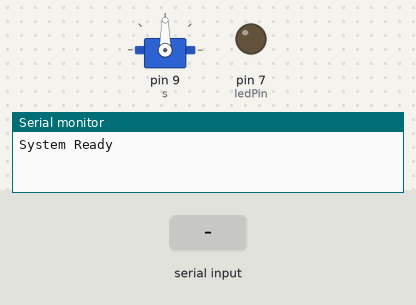
This sketch was run on a simulated Arduino Uno, built with avr-gcc and run on an emulated ATmega328P. On the bench: servo, output pins drawn as LEDs (lit = HIGH), the last lines printed to the serial monitor. The test bench sets the inputs (shaded band).

Above: at 1.2 s.
1.3 s: "1" received over Serial
At 2.4 s:
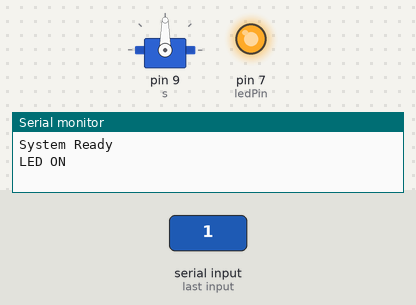
2.8 s: "S" received over Serial
At 3.6 s:
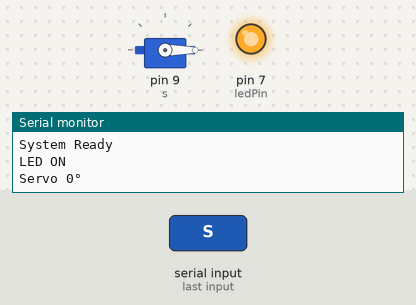
4.3 s: "0" received over Serial
At 4.7 s:
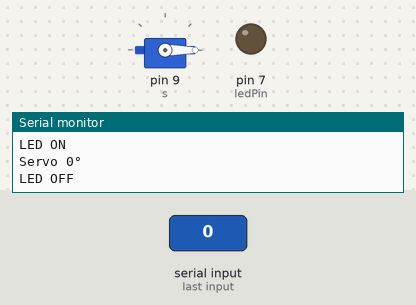
5.8 s: "F" received over Serial
At 7.0 s:
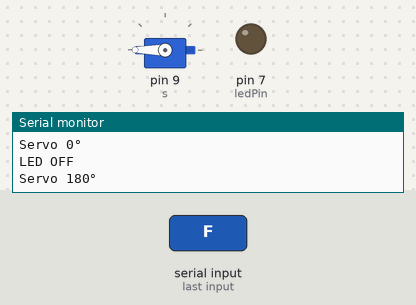
7.3 s: "1" received over Serial
At 8.2 s:
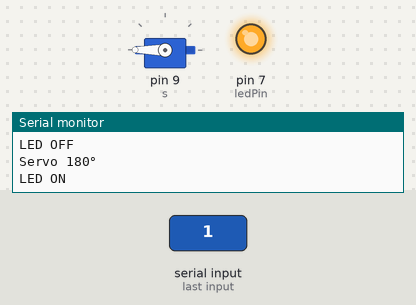
8.8 s: "M" received over Serial
At 9.3 s:
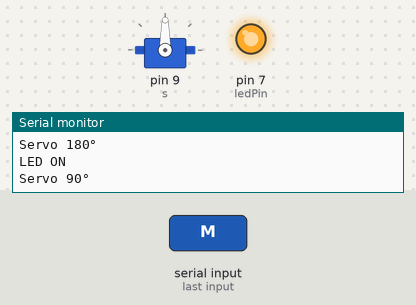
Timing chart, 0 to 11.3 s (numbered marks = the images above; inputs shaded):
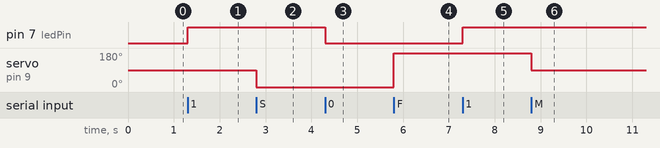

Measured:
- after the input at 1.3 s, pin 7 (ledPin): LOW → HIGH at once
- after the input at 2.8 s, servo on pin 9 (s): 90° → 0° at once
- after the input at 4.3 s, pin 7 (ledPin): HIGH → LOW at once
- after the input at 5.8 s, servo on pin 9 (s): 0° → 180° at once
- after the input at 7.3 s, pin 7 (ledPin): LOW → HIGH at once
- after the input at 8.8 s, servo on pin 9 (s): 180° → 90° at once

The sketch:

code.ino
```cpp
#include <Servo.h>
#define ledPin 7
Servo s;

void setup() {
  Serial.begin(9600);
  pinMode(ledPin, OUTPUT);
  s.attach(9);
  Serial.println("System Ready");
}

void loop() {
  if (Serial.available()) {

    char cmd = Serial.read();
    if (cmd == '1') {
      digitalWrite(ledPin, HIGH);
      Serial.println("LED ON");
    }
    else if (cmd == '0') {
      digitalWrite(ledPin, LOW);
      Serial.println("LED OFF");
    }
    else if (cmd == 'S') {
      s.write(0);
      Serial.println("Servo 0°");
    }
    else if (cmd == 'M') {
      s.write(90);
      Serial.println("Servo 90°");
    }
    else if (cmd == 'F') {
      s.write(180);
      Serial.println("Servo 180°");
    }
  }
}
```
